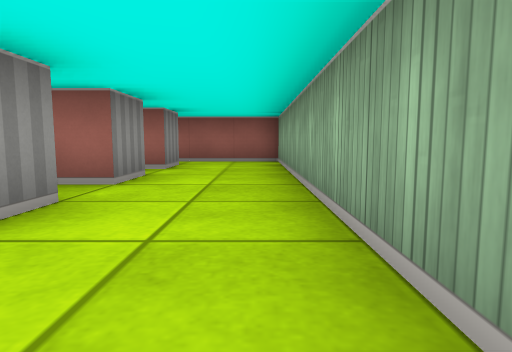
[1] (above)

15 first-person views from a walk through a cub3D ray-caster map. The camera is about half as high as the walls, tilts 6° down and sees 75° across. The floor is counted in squares. Each view is taken from the middle of a square. On the plan, view 1 faces up. The plan holds only what a view shows up to about 9 squares ahead; the rest is blank. The place goes on beyond the plan.

[2]
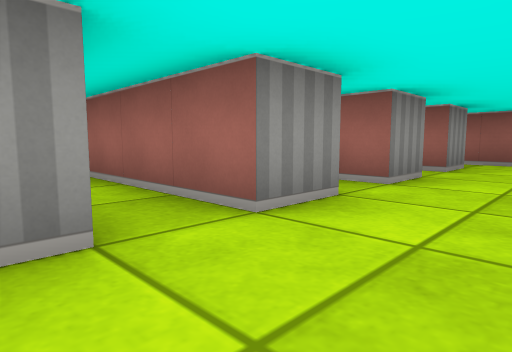

[3]
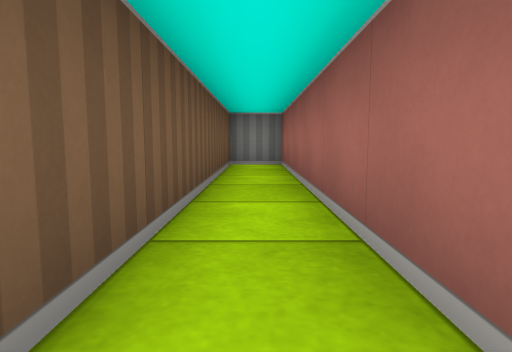

[4]
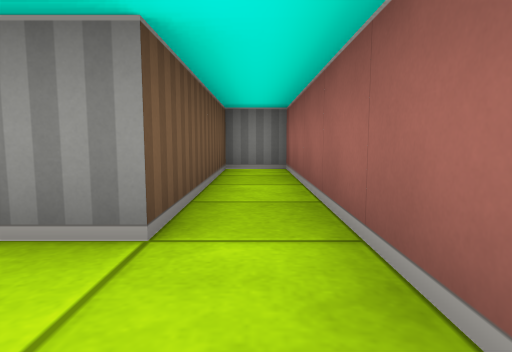

[5]
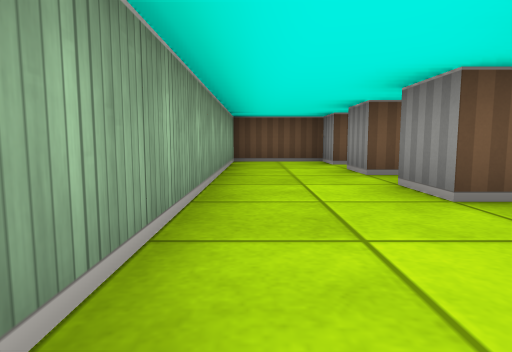

[6]
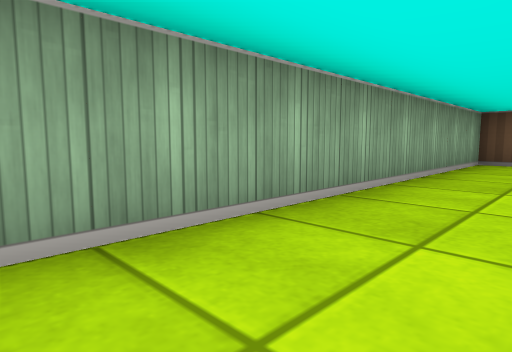

[7]
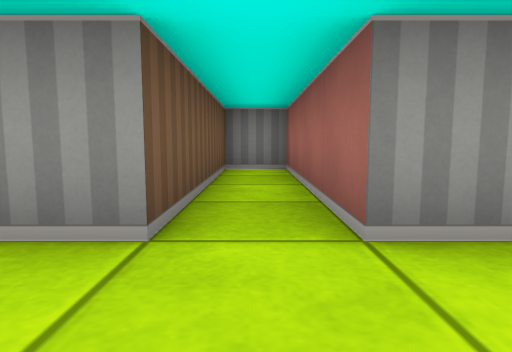

[8]
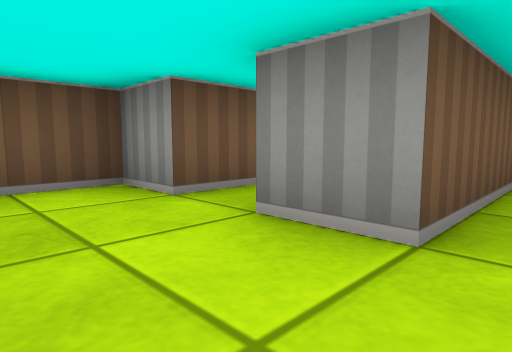

[9]
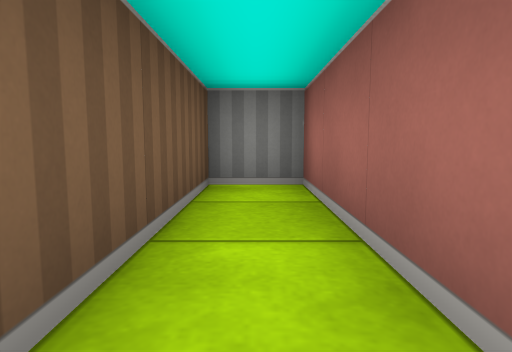

[10]
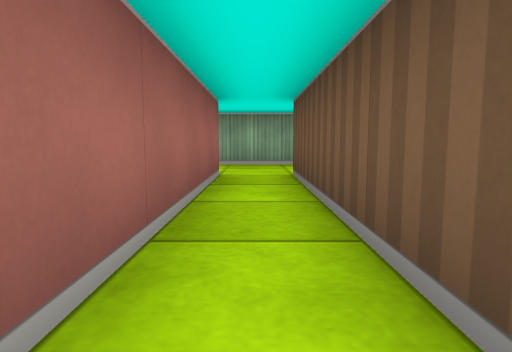

[11]
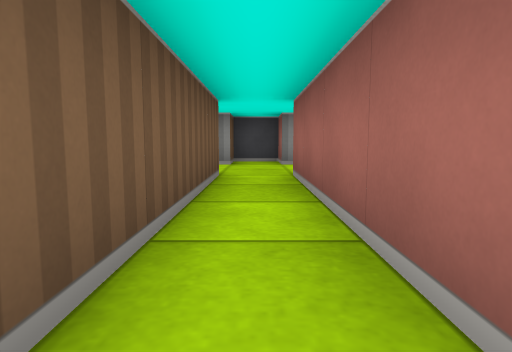

[12]
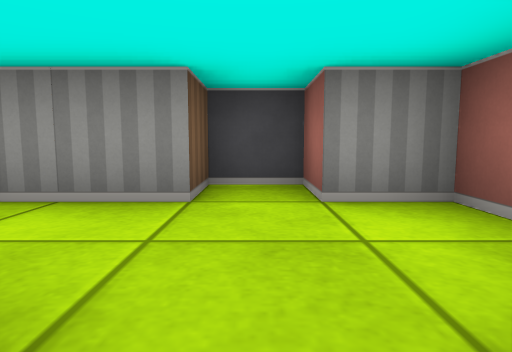

[13]
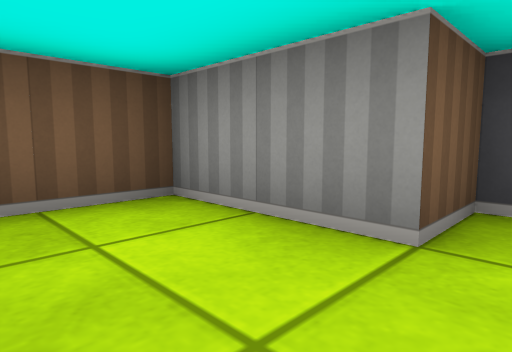

[14]
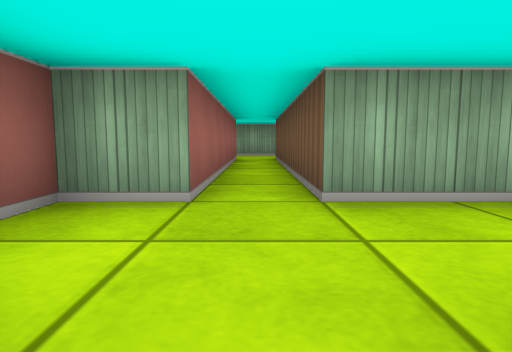

[15]
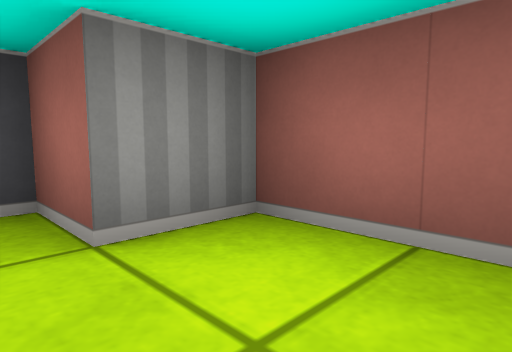

### Floor plan
Ten units are one square. View 1 is at (0, 0); x grows to the right and y downward. Boxes are objects, and circles mark ways between rooms. Rooms are numbered by the first view taken in them; rooms with no view inside come last. Other rooms are left out.
<svg viewBox="-110 -80 120 90">
<path fill="none" stroke="#000" d="M-15 -15 -75 -15 -75 -5 -15 -5 -15 5 5 5 5 -15M5 -55 5 -75 -55 -75 -55 -65 -15 -65 -15 -55M-15 -45 -15 -35 -55 -35 -55 -25 -15 -25 -15 -15M5 -15 5 -45M-75 -30 -75 -45 -15 -45M-15 -55 -75 -55 -75 -65 -95 -65 -95 -55 -105 -55 -105 -45 -95 -45 -95 -25 -82 -25M5 -45 5 -55"/>
<circle cx="-5" cy="-20" r="3" fill="#2a7"/>
<circle cx="-5" cy="-60" r="3" fill="#2a7"/>
<circle cx="-5" cy="-40" r="3" fill="#2a7"/>
<text x="-30" y="-10">1</text>
<text x="-20" y="-70">2</text>
<text x="-20" y="-30">3</text>
<text x="-60" y="-50">4</text>
</svg>
Room 1 opens to room 3. Room 2 opens to room 4. Room 3 opens to room 4.

Where each view was taken, in squares from view 1:
view 1: 0 up, 0 right, facing up
view 2: 0 up, 0 right, facing up-left
view 3: 1 up, 1 left, facing left
view 4: 7 up, 0 right, facing left
view 5: 7 up, 0 right, facing down
view 6: 7 up, 1 left, facing down-right
view 7: 3 up, 0 right, facing left
view 8: 3 up, 0 right, facing down-left
view 9: 1 up, 4 left, facing left
view 10: 5 up, 6 left, facing right
view 11: 5 up, 3 left, facing left
view 12: 5 up, 7 left, facing left
view 13: 5 up, 8 left, facing down-left
view 14: 5 up, 10 left, facing right
view 15: 5 up, 8 left, facing up-left
